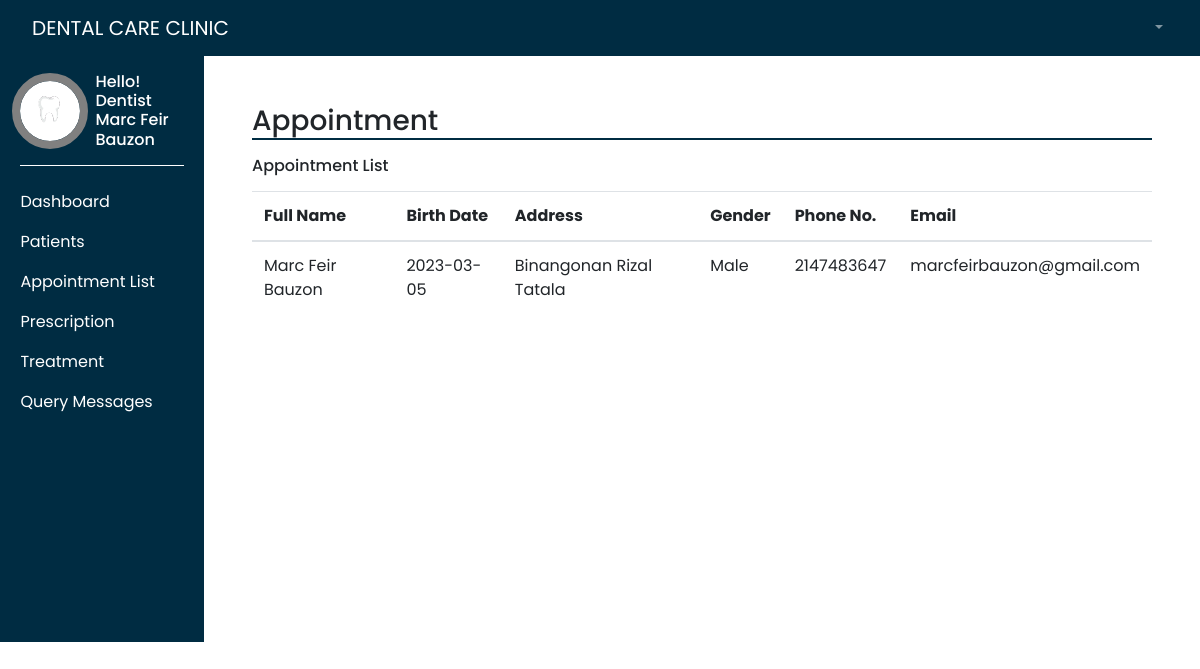
/appointment_list.php (signed in), run on the app's committed database.
### tables this page shows
CREATE TABLE `dentist` (
  `dentistId` int(11) NOT NULL,
  `fullname` varchar(250) NOT NULL,
  `birthdate` varchar(250) NOT NULL,
  `address` varchar(250) NOT NULL,
  `gender` varchar(250) NOT NULL,
  `phone` varchar(250) NOT NULL,
  `email` varchar(250) NOT NULL,
  `password` varchar(250) NOT NULL,
  `position` varchar(250) NOT NULL
);

### appointment_list.php (the view, shortened to what this page needs)
<?php
require_once "connection.php";
?>
<!DOCTYPE html>
<html lang="en">
<head>
    <link rel="stylesheet" href="styles/dashAdmin.css">
    <link rel="stylesheet" href="https://maxcdn.bootstrapcdn.com/bootstrap/4.0.0/css/bootstrap.min.css"/>
</head>
<body style="height: 100vh;">
    <div class="" style=" width: 100%">
        <?php require("templates/main-header.php"); ?>
    </div>
    <div class="d-flex" >
        <div class="bg-dark" style="width: 17%">
            <?php require("templates/sidebar.php"); ?>
        </div>
        <div style="width: 83%">
            <div class="p-5">
                <h3 style="border-bottom: 2px solid #002c42">Appointment</h3>
                <h6 class="mt-3 mb-3">Appointment List</h6>
                <?php
                    $sql = "SELECT * FROM dentist WHERE position='Dentist'";
                    $result = $conn->query($sql);
                ?>
                <table class="table table-hover" style="margin-bottom: 280px;">
                    <thead>
                        <tr>
                        <th scope="col">Full Name</th>
                        <th scope="col">Birth Date</th>
                        <th scope="col">Address</th>
                        <th scope="col">Gender</th>
                        <th scope="col">Phone No.</th>
                        <th scope="col">Email</th>
                        </tr>
                    </thead>
                    <tbody>
                        <?php if ($result->num_rows > 0) { ?>
                        <?php while($row = $result->fetch_assoc()){?>
                        <tr>
                            <td><?php echo $row['fullname']; ?></td>
                            <td><?php echo $row['birthdate']; ?></td>
                            <td><?php echo $row['address']; ?></td>
                            <td><?php echo $row['gender']; ?></td>
                            <td><?php echo $row['phone']; ?></td>
                            <td><?php echo $row['email']; ?></td>
                        </tr>
                        <?php }?>
                        <?php } ?>
                    </tbody>
                </table>
            </div>
        </div>
    </div>
</body>
</html>

### styles/dashAdmin.css (style rules this page uses)
* { margin: 0; padding: 0; font-family: 'Poppins', sans-serif !important; box-sizing: border-box; }

### data on the page
dentist: fullname "Marc Feir Bauzon", birthdate "2023-03-05", address "Binangonan Rizal Tatala", gender "Male", phone "2147483647", email "marcfeirbauzon@gmail.com"

### other printed values
$_SESSION['position'] "Dentist"
$_SESSION['fullname'] "Marc Feir Bauzon"
